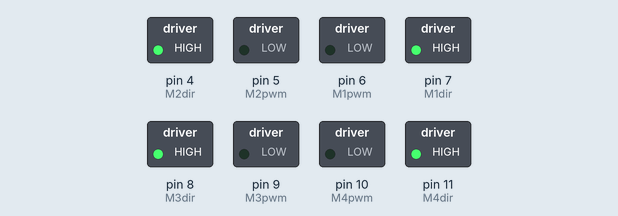
A sketch run on a simulated Arduino Uno, built with avr-gcc and run on an emulated ATmega328P. Parts: switched loads named in the sketch (green lamp = pin HIGH). What the sketch prints to the serial monitor is not drawn.

Above: at 0.1 s.
Timing chart, 0 to 1.6 s (numbered marks = the images above):
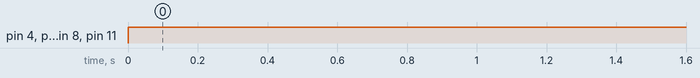

The sketch:

OmniWheelArduinoCode.ino
```cpp
#include <math.h>

int M2pwm = 5;
int M2dir = 4;
int M1pwm = 6;
int M1dir = 7;
int M3pwm = 9;
int M3dir = 8;
int M4pwm = 10;
int M4dir = 11;

String controlString,v1, v2, v3, v4;

int ind1,ind2,ind3,ind4;

int v1int = 0;
int v2int = 0;
int v3int = 0;
int v4int = 0;

int endflag = 0;


void setup()
{
    pinMode(M1dir, OUTPUT);
    pinMode(M1pwm, OUTPUT);
    pinMode(M2dir, OUTPUT);
    pinMode(M2pwm, OUTPUT);
    pinMode(M3dir, OUTPUT);
    pinMode(M3pwm, OUTPUT);
    pinMode(M4dir, OUTPUT);
    pinMode(M4pwm, OUTPUT);

    analogWrite(M1pwm, 0);   //PWM Speed Control
    analogWrite(M2pwm, 0);   //PWM Speed Control
    analogWrite(M3pwm, 0);   //PWM Speed Control
    analogWrite(M4pwm, 0);   //PWM Speed Control


    Serial.begin(9600);
}

void loop()
{ //string should be in form 255,255,255,255*
  if (Serial.available()) {
    char c = Serial.read();
    if (c=='*'){
      ind1 = controlString.indexOf(',');  //finds location of first ,                                                      //saperating the data in formof motor on off signal and the degree input
      v1 = controlString.substring(0, ind1);   //captures first data String
      ind2 = controlString.indexOf(',', ind1+1 ); //finds location of second ,
      v2 = controlString.substring(ind1 + 1,ind2); //captures second data String
      ind3 = controlString.indexOf(',', ind2 +1  ); //finds location of second ,
      v3 = controlString.substring(ind2+1,ind3); //finds location of second ,
      ind4 = controlString.indexOf(',', ind3 + 1 ); //finds location of second ,
      v4 = controlString.substring(ind3 + 1 ); //finds location of second ,

      v1int = v1.toInt();
      v2int = v2.toInt();
      v3int = v3.toInt();
      v4int = v4.toInt();

      v1 = "";
      v2 = "";
      v3 = "";
      v4 = "";
      endflag = 0;

      //Serial.println(String(v1int)+ "," + String(v2int)+ "," +String(v3int)+ "," +String(v4int));

      controlString="";
    }

    else {
      controlString += c; //makes the string controlString
    }
    //Serial.println("i" + controlString);
  }


  //This is going to be for directly controlling the bot
  /*int circleTime=8;
  int speedd=250;
  int v1int=(sin(2*M_PI/circleTime*millis()/1000)*speedd);
  int v3int=(-sin(2*M_PI/circleTime*millis()/1000)*speedd);
  int v2int=(cos(2*M_PI/circleTime*millis()/1000)*speedd);
  //int v4int=(-cos(2*M_PI/circleTime*millis()/1000)*speedd);
  int v4int=(-cos(2*M_PI/circleTime*millis()/1000)*speedd);;

  endflag=0;*/


  //if ((abs(v1int) > 0 || abs(v2int) > 0 || abs(v3int) > 0 || abs(v4int) > 0) && endflag==0)
  if (endflag==0)
  {

    //Set direction pins
    if (v1int>=0) digitalWrite(M1dir, HIGH);
    if (v1int<0) digitalWrite(M1dir, LOW);
    if (v2int>=0) digitalWrite(M2dir, HIGH);
    if (v2int<0) digitalWrite(M2dir, LOW);
    if (v3int>=0) digitalWrite(M3dir, HIGH);
    if (v3int<0) digitalWrite(M3dir, LOW);
    if (v4int>=0) digitalWrite(M4dir, HIGH);
    if (v4int<0) digitalWrite(M4dir, LOW);

    analogWrite(M1pwm,abs(v1int));
    analogWrite(M2pwm,abs(v2int));
    analogWrite(M3pwm,abs(v3int));
    analogWrite(M4pwm,abs(v4int));

    endflag=1;

    Serial.println(v4int);

  }

/*  if ((v1int == 0 && v2int == 0 && v3int == 0 && v4int == 0) && endflag==0)
  {
    stopbot();
  }*/

}

void stopbot(){
  analogWrite(M1pwm, 0);
  analogWrite(M2pwm, 0);
  analogWrite(M3pwm, 0);
  analogWrite(M4pwm, 0);
  endflag=1;
}
```

Measured:
- by itself, pin 4 (M2dir), pin 7 (M1dir), pin 8 (M3dir), pin 11 (M4dir): LOW → HIGH at 0.00 s
